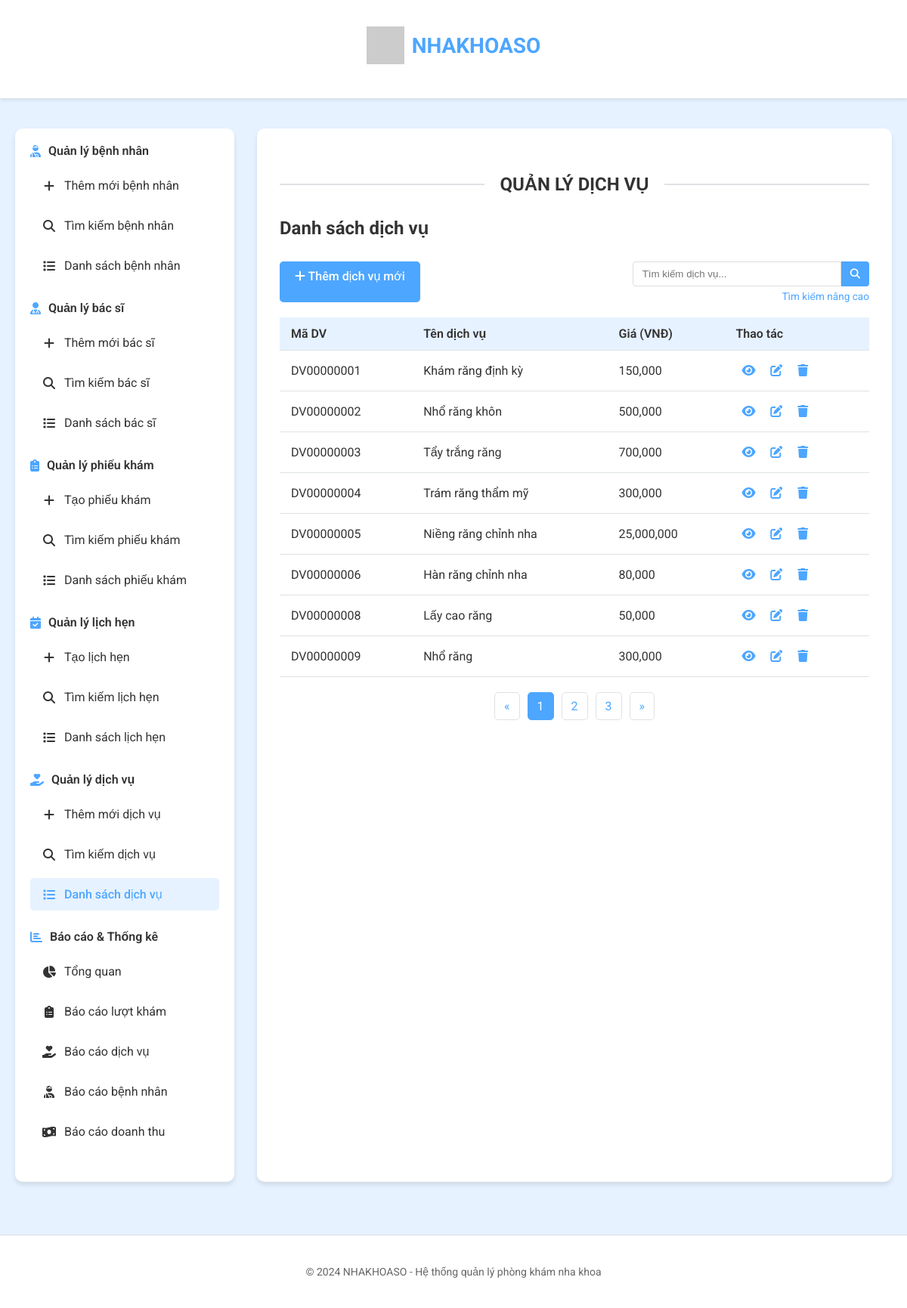
The page /dich-vu on the database as committed earlier.
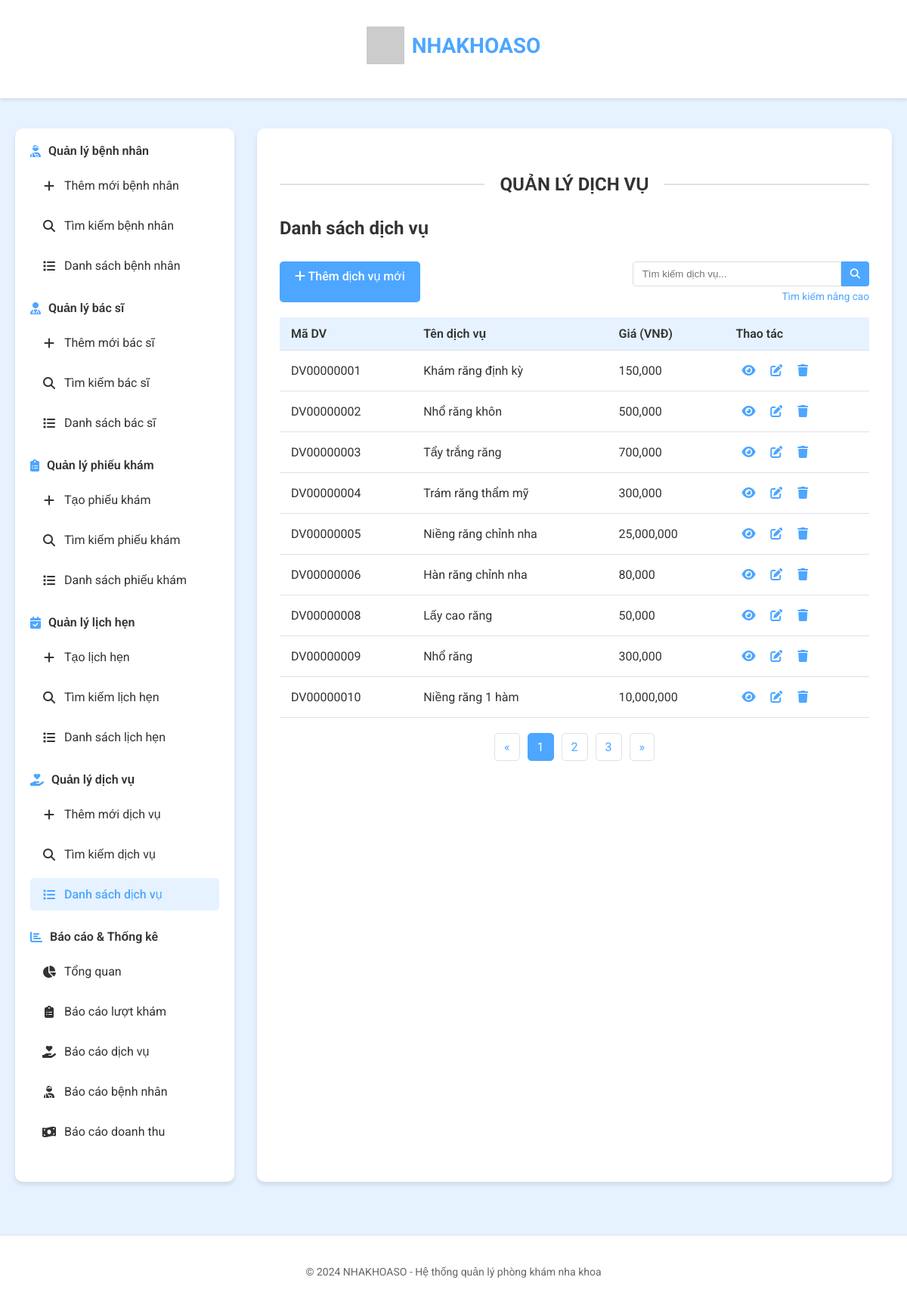
The same page on the database as committed later.
### tables this page shows
CREATE TABLE DICHVU (
    MaDV CHAR(10) NOT NULL PRIMARY KEY, -- Mã dịch vụ
    TenDV VARCHAR(100) NOT NULL, -- Tên dịch vụ
    Gia DECIMAL(18,2) NULL -- Giá
);

### app.py (the view)
@app.route('/dich-vu')
def dich_vu_list():
    try:
        dich_vu_list = get_all_dich_vu()
        print(f"Đã lấy được {len(dich_vu_list)} dịch vụ")
        return render_template('dich_vu.html', dich_vu_list=dich_vu_list)
    except Exception as e:
        print(f"Lỗi khi lấy danh sách dịch vụ: {str(e)}")
        flash(f"Lỗi khi tải danh sách dịch vụ: {str(e)}", "error")
        return render_template('dich_vu.html', dich_vu_list=[])

### database/db.py (called while the page is built)
def dict_factory(cursor, row):
    d = {}
    for idx, col in enumerate(cursor.description):
        value = row[idx]
        if isinstance(value, str) and len(value) == 10 and value[4] == "-" and value[7] == "-":
            try:
                value = datetime.datetime.strptime(value, "%Y-%m-%d")
            except ValueError:
                pass
        d[col[0]] = value
    return d

def get_connection():
    try:
        if not os.path.exists(DB_PATH):
            raise Exception(f"File cơ sở dữ liệu không tồn tại: {DB_PATH}")
        connection = sqlite3.connect(DB_PATH)
        connection.row_factory = dict_factory
        return connection
    except sqlite3.Error as e:
        error_msg = f"Lỗi khi kết nối đến SQLite: {e}"
        print(error_msg)
        raise Exception(error_msg)
    except Exception as e:
        error_msg = f"Lỗi: {e}"
        print(error_msg)
        raise Exception(error_msg)

### templates/dich_vu.html (shortened to what this page needs)
{% extends 'layout.html' %}
{% block content %}
<div class="section-title">
    <h2>QUẢN LÝ DỊCH VỤ</h2>
</div>
<div class="content-header">
    <h2>Danh sách dịch vụ</h2>
</div>
<div class="module-actions">
    <a href="{{ url_for('them_moi_dich_vu') }}" class="btn"><i class="fas fa-plus"></i> Thêm dịch vụ mới</a>
    <div class="search-box">
        <form action="{{ url_for('tim_kiem_dich_vu') }}" method="GET">
            <input type="text" name="tu_khoa" placeholder="Tìm kiếm dịch vụ..." required>
            <button type="submit" class="btn"><i class="fas fa-search"></i></button>
        </form>
        <a href="{{ url_for('tim_kiem_dich_vu') }}" class="advanced-search">Tìm kiếm nâng cao</a>
    </div>
</div>
<div class="module-content">
    <table class="data-table">
        <thead>
            <tr>
                <th>Mã DV</th>
                <th>Tên dịch vụ</th>
                <th>Giá (VNĐ)</th>
                <th>Thao tác</th>
            </tr>
        </thead>
        <tbody>
            {% if dich_vu_list %}
                {% for dich_vu in dich_vu_list %}
                <tr id="dich-vu-{{ dich_vu.MaDV }}">
                    <td>{{ dich_vu.MaDV }}</td>
                    <td>{{ dich_vu.TenDV }}</td>
                    <td>{{ "{:,.0f}".format(dich_vu.Gia|float if dich_vu.Gia else 0) }}</td>
                    <td>
                        <a href="{{ url_for('chi_tiet_dich_vu', ma_dv=dich_vu.MaDV) }}" class="action-btn view-btn" title="Xem chi tiết">
                            <i class="fas fa-eye"></i>
                        </a>
                        <a href="{{ url_for('chinh_sua_dich_vu', ma_dv=dich_vu.MaDV) }}" class="action-btn edit-btn" title="Chỉnh sửa">
                            <i class="fas fa-edit"></i>
                        </a>
                        <a href="#" class="action-btn delete-btn" title="Xóa" onclick="deleteDichVu('{{ dich_vu.MaDV }}')">
                            <i class="fas fa-trash"></i>
                        </a>
                    </td>
                </tr>
                {% endfor %}
            {% endif %}
        </tbody>
    </table>
</div>
<div class="pagination">
    <a href="#" class="page-link">&laquo;</a>
    <a href="#" class="page-link active">1</a>
    <a href="#" class="page-link">2</a>
    <a href="#" class="page-link">3</a>
    <a href="#" class="page-link">&raquo;</a>
</div>
{% endblock %}

Rows that differ between the two databases and show on the page:
added DICHVU: MaDV "DV00000010", TenDV "Niềng răng 1 hàm", Gia "10,000,000"
